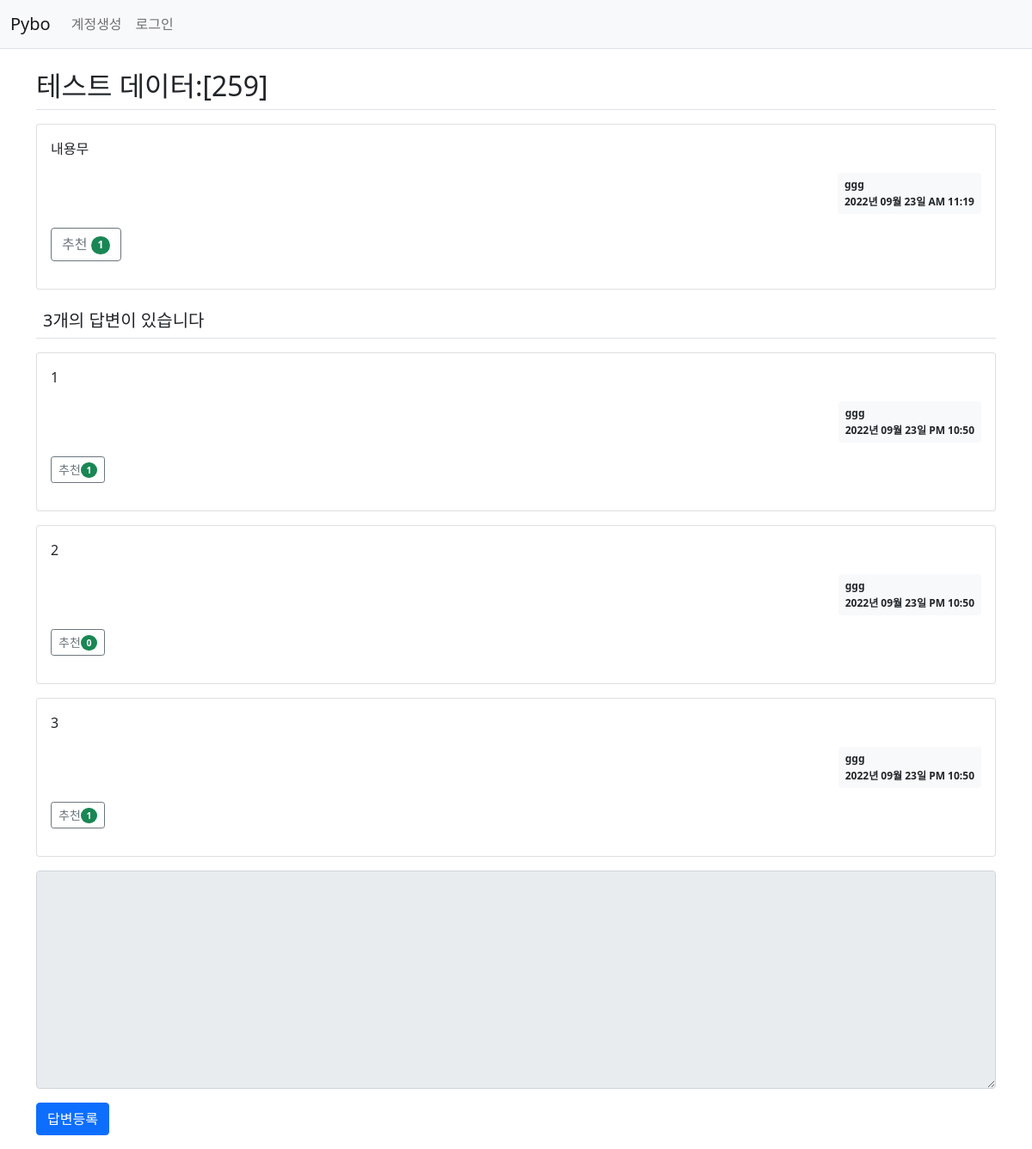
Page /question/detail/263 on the committed database.
### pybo/models.py (models this page shows)
class Question(db.Model):
    id = db.Column(db.Integer, primary_key=True)
    subject = db.Column(db.String(200), nullable=False)
    content = db.Column(db.Text(), nullable=False)
    create_date = db.Column(db.DateTime(), nullable=False)
    user_id = db.Column(db.Integer, db.ForeignKey('user.id', ondelete='CASCADE'), nullable=False)
    user = db.relationship("User", backref=db.backref('question_set'))
    modify_date = db.Column(db.DateTime(), nullable=True)
    voter = db.relationship("User", secondary=question_voter, backref=db.backref('question_voter_set'))

class User(db.Model):
    id = db.Column(db.Integer, primary_key=True)
    username = db.Column(db.String(150), unique=True, nullable=False)
    password = db.Column(db.String(200), nullable=False)
    email = db.Column(db.String(120), unique=True, nullable=False)

class Answer(db.Model):
    id = db.Column(db.Integer, primary_key=True)
    question_id = db.Column(db.Integer, db.ForeignKey('question.id', ondelete='CASCADE'))
    question = db.relationship('Question', backref=db.backref('answer_set'))
    content = db.Column(db.Text(), nullable=False)
    create_date = db.Column(db.DateTime(), nullable=False)
    user_id = db.Column(db.Integer, db.ForeignKey('user.id', ondelete='CASCADE'), nullable=False)
    user = db.relationship("User", backref=db.backref('answer_set'))
    modify_date = db.Column(db.DateTime(), nullable=True)
    voter = db.relationship("User", secondary=answer_voter, backref=db.backref('answer_voter_set'))

### pybo/views/question_views.py (the view)
@bp.route("/detail/<int:question_id>")
def detail(question_id):
    form = AnswerForm()
    question = Question.query.get_or_404(question_id)
    return render_template("question/question_detail.html", question=question, form=form)

### pybo/forms.py
class AnswerForm(FlaskForm):
    content = TextAreaField("내용", validators=[DataRequired("내용을 입력하세요")])

### pybo/filter.py (called while the page is built)
def format_datetime(value, fmt="%Y년 %m월 %d일 %p %I:%M"):
    return value.strftime(fmt)

### pybo/views/auth_views.py (called while the page is built)
@bp.before_app_request  # 라우팅함수보다 항상 먼저 실행됨 *모든 라우팅 함수보다 먼저 실행 모든 모든
def load_logged_user():
    user_id = session.get('user_id')
    if user_id is None:
        g.user = None
    else:
        g.user = User.query.get(user_id)

### pybo/templates/question/question_detail.html (shortened to what this page needs)
{% extends 'base.html' %}
{% block content %}
<div class="container my-3">
    <h2 class="border-bottom py-2">{{ question.subject}}</h2>
    <div class="card my-3">
        <div class="card-body">
            <div class="card-text">{{ question.content | markdown }}</div>
            <div class="d-flex justify-content-end">
                <div class="badge bg-light text-dark p-2 text-start">
                    <div class="mb-2">{{ question.user.username}}</div>
                    <div>{{ question.create_date | datetime}}</div>
                </div>
            </div>
            <div class="my-3">
                <a href="javascript:void(0)" data-uri="{{ url_for('question.vote', question_id=question.id) }}" class="recommend btn bnt-sm btn-outline-secondary">추천
                    <span class="badge rounded-pill bg-success">{{ question.voter|length}}</span>
                </a>
            </div>
        </div>
    </div>
    <h5 class="border-bottom my-3 p-2">{{ question.answer_set | length }}개의 답변이 있습니다</h5>
    {% for answer in question.answer_set %}
    <div class="card my-3">
        <div class="card-body">
            <div class="card-text">{{ answer.content | markdown }}</div>
            <div class="d-flex justify-content-end">
                <div class="badge bg-light text-dark p-2 text-start">
                    <div class="mb-2">{{ answer.user.username }}</div>
                    <div>{{ answer.create_date | datetime }}</div>
                </div>
            </div>
            <div class="my-3">
                <a href="javascript:void(0)" data-uri="{{ url_for('answer.vote', answer_id=answer.id) }}" class="recommend btn btn-sm btn-outline-secondary">추천<span class="badge rounded-pill bg-success">{{ answer.voter|length}}</span></a>
            </div>
        </div>
    </div>
    {% endfor %}
    <form action="{{ url_for('answer.create', question_id=question.id) }}" method="post" class="my-3">
        <div class="mb-3">
            <textarea {% if not g.user %} disabled {% endif %} name="content" id="content" rows="10"
                class="form-control"></textarea>
        </div>
        <input type="submit" value="답변등록" class="btn btn-primary">
    </form>
</div>
{% endblock %}

### rows in the picture
Question: subject "테스트 데이터:[259]", content "내용무", create_date "2022년 09월 23일 AM 11:19"
User: user.username "ggg"
Answer: content "1", user.username "ggg", create_date "2022년 09월 23일 PM 10:50", voter|length "1"
Answer: content "2", user.username "ggg", create_date "2022년 09월 23일 PM 10:50", voter|length "0"
Answer: content "3", user.username "ggg", create_date "2022년 09월 23일 PM 10:50", voter|length "1"

### other values in the picture
{{ question.voter|length }} "1"
{{ question.answer_set | length }} "3"
